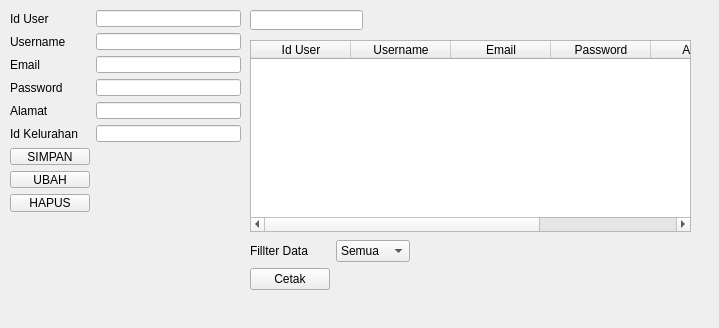
<?xml version="1.0" encoding="UTF-8"?>
<ui version="4.0">
 <class>Form</class>
 <widget class="QWidget" name="Form">
  <property name="geometry">
   <rect>
    <x>0</x>
    <y>0</y>
    <width>719</width>
    <height>328</height>
   </rect>
  </property>
  <property name="windowTitle">
   <string>Form</string>
  </property>
  <widget class="QWidget" name="formLayoutWidget">
   <property name="geometry">
    <rect>
     <x>10</x>
     <y>10</y>
     <width>231</width>
     <height>202</height>
    </rect>
   </property>
   <layout class="QFormLayout" name="formLayout">
    <item row="0" column="0">
     <widget class="QLabel" name="idUserLabel">
      <property name="text">
       <string>Id User</string>
      </property>
     </widget>
    </item>
    <item row="0" column="1">
     <widget class="QLineEdit" name="idUserLineEdit"/>
    </item>
    <item row="1" column="0">
     <widget class="QLabel" name="usernameLabel">
      <property name="text">
       <string>Username</string>
      </property>
     </widget>
    </item>
    <item row="1" column="1">
     <widget class="QLineEdit" name="usernameLineEdit"/>
    </item>
    <item row="2" column="0">
     <widget class="QLabel" name="emailLabel">
      <property name="text">
       <string>Email</string>
      </property>
     </widget>
    </item>
    <item row="2" column="1">
     <widget class="QLineEdit" name="emailLineEdit"/>
    </item>
    <item row="3" column="0">
     <widget class="QLabel" name="passwordLabel">
      <property name="text">
       <string>Password</string>
      </property>
     </widget>
    </item>
    <item row="3" column="1">
     <widget class="QLineEdit" name="passwordLineEdit"/>
    </item>
    <item row="4" column="0">
     <widget class="QLabel" name="alamatLabel">
      <property name="text">
       <string>Alamat</string>
      </property>
     </widget>
    </item>
    <item row="4" column="1">
     <widget class="QLineEdit" name="alamatLineEdit"/>
    </item>
    <item row="5" column="0">
     <widget class="QLabel" name="idKelurahanLabel">
      <property name="text">
       <string>Id Kelurahan</string>
      </property>
     </widget>
    </item>
    <item row="5" column="1">
     <widget class="QLineEdit" name="idKelurahanLineEdit"/>
    </item>
    <item row="6" column="0">
     <widget class="QPushButton" name="pushButton">
      <property name="text">
       <string>SIMPAN</string>
      </property>
     </widget>
    </item>
    <item row="7" column="0">
     <widget class="QPushButton" name="pushButton_2">
      <property name="text">
       <string>UBAH</string>
      </property>
     </widget>
    </item>
    <item row="8" column="0">
     <widget class="QPushButton" name="pushButton_3">
      <property name="text">
       <string>HAPUS</string>
      </property>
     </widget>
    </item>
   </layout>
  </widget>
  <widget class="QLineEdit" name="lineEdit">
   <property name="geometry">
    <rect>
     <x>250</x>
     <y>10</y>
     <width>113</width>
     <height>20</height>
    </rect>
   </property>
  </widget>
  <widget class="QTableWidget" name="tableWidget">
   <property name="geometry">
    <rect>
     <x>250</x>
     <y>40</y>
     <width>441</width>
     <height>192</height>
    </rect>
   </property>
   <column>
    <property name="text">
     <string>Id User</string>
    </property>
   </column>
   <column>
    <property name="text">
     <string>Username</string>
    </property>
   </column>
   <column>
    <property name="text">
     <string>Email</string>
    </property>
   </column>
   <column>
    <property name="text">
     <string>Password</string>
    </property>
   </column>
   <column>
    <property name="text">
     <string>Alamat</string>
    </property>
   </column>
   <column>
    <property name="text">
     <string>Id Kelurahan</string>
    </property>
   </column>
  </widget>
  <widget class="QWidget" name="formLayoutWidget_2">
   <property name="geometry">
    <rect>
     <x>250</x>
     <y>240</y>
     <width>160</width>
     <height>80</height>
    </rect>
   </property>
   <layout class="QFormLayout" name="formLayout_2">
    <item row="0" column="0">
     <widget class="QLabel" name="fillterDataLabel">
      <property name="text">
       <string>Fillter Data</string>
      </property>
     </widget>
    </item>
    <item row="0" column="1">
     <widget class="QComboBox" name="comboBox">
      <item>
       <property name="text">
        <string>Semua</string>
       </property>
      </item>
     </widget>
    </item>
    <item row="1" column="0">
     <widget class="QPushButton" name="pushButton_4">
      <property name="text">
       <string>Cetak</string>
      </property>
     </widget>
    </item>
   </layout>
  </widget>
 </widget>
 <resources/>
 <connections/>
</ui>
